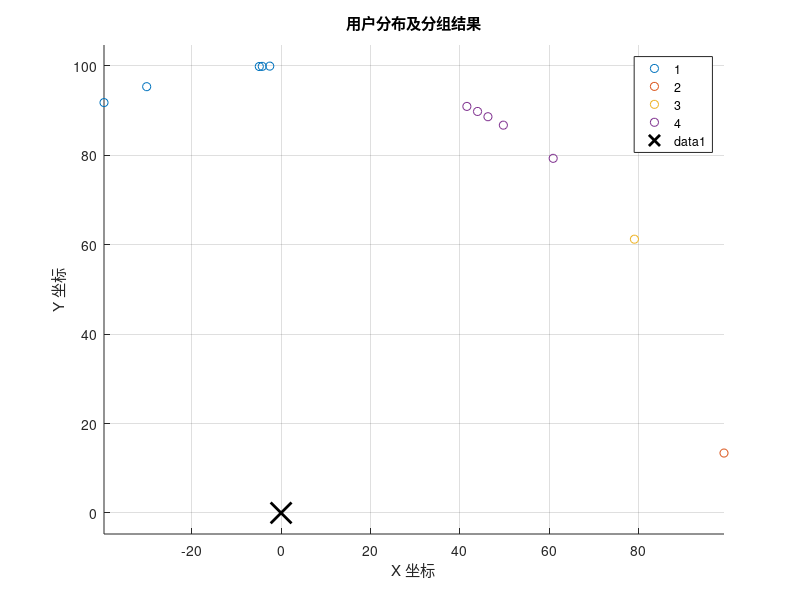

This figure's MATLAB source:
% 参数设置
num_users = 12;  % 用户数量
num_groups = 4;  % 组数
theta_range = 120; % 基站范围（度数）

% 生成用户坐标 (基站假设在(0,0))
r = 100; % 假设用户距离基站的最大距离为100
angles = rand(num_users, 1) * deg2rad(theta_range); % 随机生成角度 (弧度)
x = r * cos(angles);  % x 坐标
y = r * sin(angles);  % y 坐标

% 计算矢量方向 (角度)
directions = atan2(y, x);  % atan2 返回的是弧度制角度

% 使用 kmeans 按照方向进行聚类
[idx, ~] = kmeans(directions, num_groups);

% 可视化用户分布和分组结果
figure;
gscatter(x, y, idx); % 根据聚类结果对用户进行不同颜色的标记
hold on;
plot(0, 0, 'kx', 'MarkerSize', 15, 'LineWidth', 2); % 基站位置
title('用户分布及分组结果');
xlabel('X 坐标');
ylabel('Y 坐标');
axis equal;
grid on;
hold off;
